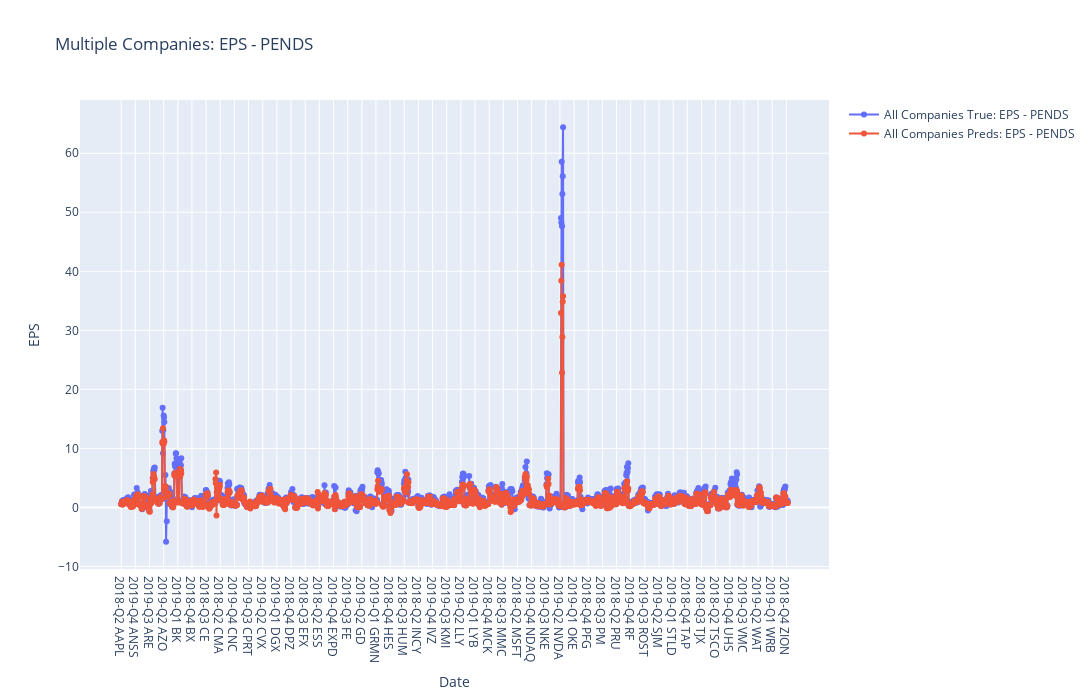

This figure's notebook cell:
### Code cell
# trace_true = go.Scatter(x=x_indices, y=y_true_inverse, mode="lines+markers", name=f"All Stocks True: EPS - PENDS")
# trace_preds = go.Scatter(x=x_indices, y=preds_inverse, mode="lines+markers", name=f"All Stocks Preds: EPS - PENDS")


stock_symbol = "Multiple Companies"

# Initialize the figure with layout
layout = go.Layout(
    title=f"{stock_symbol}: EPS - PENDS",
    xaxis=dict(title='Date'),
    yaxis=dict(title='EPS', side='left', rangemode='tozero'),
    height=700,
    width=1400
    )
fig = go.Figure(layout=layout)

# Variables to keep track of the extended x-axis and y-axis data
extended_x_indices = []
all_true_y = []
all_preds_y = []

# Adjust x_indices and concatenate y data for each company
for i, company in enumerate(company_list):
    # Extend x_indices with company identifier to differentiate time points between companies
    extended_x_indices += [f"{x} {company}" for x in x_indices[i]]
    all_true_y += list(comp_true_inverse[i].flatten())
    all_preds_y += list(comp_preds_inverse[i].flatten())

# Add traces for the concatenated true and predicted EPS values
trace_true = go.Scatter(x=extended_x_indices, y=all_true_y, mode="lines+markers", name="All Companies True: EPS - PENDS")
trace_preds = go.Scatter(x=extended_x_indices, y=all_preds_y, mode="lines+markers", name="All Companies Preds: EPS - PENDS")

# Add traces to the figure
fig.add_trace(trace_true)
fig.add_trace(trace_preds)

# Show the figure
fig.show()

### Figure 1 — Plotly figure (JSON) as saved in the notebook; plotly's stock layout.template omitted (floating-point values rounded to 4 significant figures; data arrays with more than 128 entries replaced by an {"elided": "..."} marker saying what was removed)
{"data": [{"mode": "lines+markers", "name": "All Companies True: EPS - PENDS", "type": "scatter", "x": {"elided": "1932 str values"}, "y": {"elided": "1932 float values"}}, {"mode": "lines+markers", "name": "All Companies Preds: EPS - PENDS", "type": "scatter", "x": {"elided": "1932 str values"}, "y": {"elided": "1932 float values"}}], "layout": {"height": 700, "title": {"text": "Multiple Companies: EPS - PENDS"}, "width": 1400, "xaxis": {"title": {"text": "Date"}}, "yaxis": {"rangemode": "tozero", "side": "left", "title": {"text": "EPS"}}}}
